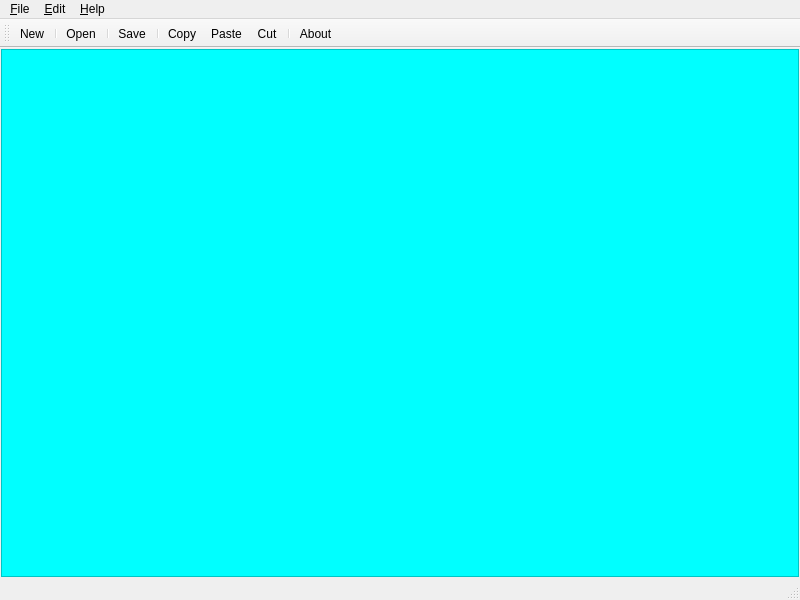
<?xml version="1.0" encoding="UTF-8"?>
<ui version="4.0">
 <class>MainWindow</class>
 <widget class="QMainWindow" name="MainWindow">
  <property name="geometry">
   <rect>
    <x>0</x>
    <y>0</y>
    <width>800</width>
    <height>600</height>
   </rect>
  </property>
  <property name="windowTitle">
   <string>MainWindow</string>
  </property>
  <widget class="QWidget" name="centralwidget">
   <layout class="QHBoxLayout" name="horizontalLayout">
    <property name="leftMargin">
     <number>1</number>
    </property>
    <property name="topMargin">
     <number>1</number>
    </property>
    <property name="rightMargin">
     <number>1</number>
    </property>
    <property name="bottomMargin">
     <number>1</number>
    </property>
    <item>
     <widget class="QTextEdit" name="textEdit">
      <property name="styleSheet">
       <string notr="true">
background-color: rgb(0, 255, 255);
alternate-background-color: qlineargradient(spread:pad, x1:0, y1:0, x2:1, y2:0, stop:0 rgba(0, 0, 0, 255), stop:1 rgba(255, 255, 255, 255));</string>
      </property>
     </widget>
    </item>
   </layout>
  </widget>
  <widget class="QMenuBar" name="menubar">
   <property name="geometry">
    <rect>
     <x>0</x>
     <y>0</y>
     <width>800</width>
     <height>21</height>
    </rect>
   </property>
   <widget class="QMenu" name="menuFile">
    <property name="title">
     <string>&amp;File</string>
    </property>
    <widget class="QMenu" name="menuOpen_Recent">
     <property name="title">
      <string>Open &amp;Recent</string>
     </property>
     <addaction name="actionOpen_All"/>
    </widget>
    <addaction name="action_New"/>
    <addaction name="separator"/>
    <addaction name="action_Open"/>
    <addaction name="menuOpen_Recent"/>
    <addaction name="separator"/>
    <addaction name="action_Save"/>
    <addaction name="separator"/>
    <addaction name="action_Exit"/>
   </widget>
   <widget class="QMenu" name="menu_Edit">
    <property name="title">
     <string>&amp;Edit</string>
    </property>
    <addaction name="action_Copy"/>
    <addaction name="action_Paste"/>
    <addaction name="action_Cut"/>
    <addaction name="separator"/>
    <addaction name="action_Find_and_Replace"/>
   </widget>
   <widget class="QMenu" name="menu_Help">
    <property name="title">
     <string>&amp;Help</string>
    </property>
    <addaction name="action_About"/>
   </widget>
   <addaction name="menuFile"/>
   <addaction name="menu_Edit"/>
   <addaction name="menu_Help"/>
  </widget>
  <widget class="QStatusBar" name="statusbar"/>
  <widget class="QToolBar" name="toolBar">
   <property name="windowTitle">
    <string>toolBar</string>
   </property>
   <attribute name="toolBarArea">
    <enum>TopToolBarArea</enum>
   </attribute>
   <attribute name="toolBarBreak">
    <bool>false</bool>
   </attribute>
   <addaction name="action_New"/>
   <addaction name="separator"/>
   <addaction name="action_Open"/>
   <addaction name="separator"/>
   <addaction name="action_Save"/>
   <addaction name="separator"/>
   <addaction name="action_Copy"/>
   <addaction name="action_Paste"/>
   <addaction name="action_Cut"/>
   <addaction name="separator"/>
   <addaction name="action_About"/>
  </widget>
  <action name="action_New">
   <property name="icon">
    <iconset>
     <normaloff>Resources/file-new.png</normaloff>Resources/file-new.png</iconset>
   </property>
   <property name="text">
    <string>&amp;New...</string>
   </property>
   <property name="toolTip">
    <string>Create a New Document</string>
   </property>
   <property name="shortcut">
    <string>Ctrl+N</string>
   </property>
  </action>
  <action name="action_Open">
   <property name="icon">
    <iconset>
     <normaloff>Resources/file-open.png</normaloff>Resources/file-open.png</iconset>
   </property>
   <property name="text">
    <string>&amp;Open...</string>
   </property>
   <property name="toolTip">
    <string>Open a Dcoument</string>
   </property>
   <property name="shortcut">
    <string>Ctrl+O</string>
   </property>
  </action>
  <action name="action_Save">
   <property name="icon">
    <iconset>
     <normaloff>Resources/file-save.png</normaloff>Resources/file-save.png</iconset>
   </property>
   <property name="text">
    <string>&amp;Save...</string>
   </property>
   <property name="toolTip">
    <string>Save the Cureent Document</string>
   </property>
   <property name="shortcut">
    <string>Ctrl+S</string>
   </property>
  </action>
  <action name="action_Exit">
   <property name="icon">
    <iconset>
     <normaloff>Resources/file-exit.png</normaloff>Resources/file-exit.png</iconset>
   </property>
   <property name="text">
    <string>&amp;Exit</string>
   </property>
  </action>
  <action name="action_Copy">
   <property name="icon">
    <iconset>
     <normaloff>Resources/edit-copy.png</normaloff>Resources/edit-copy.png</iconset>
   </property>
   <property name="text">
    <string>&amp;Copy</string>
   </property>
   <property name="toolTip">
    <string>Copy the Selection</string>
   </property>
   <property name="shortcut">
    <string>Ctrl+C</string>
   </property>
  </action>
  <action name="action_Paste">
   <property name="icon">
    <iconset>
     <normaloff>Resources/edit-paste.png</normaloff>Resources/edit-paste.png</iconset>
   </property>
   <property name="text">
    <string>&amp;Paste</string>
   </property>
   <property name="toolTip">
    <string>Paste the Clipboard</string>
   </property>
   <property name="shortcut">
    <string>Ctrl+V</string>
   </property>
  </action>
  <action name="action_Cut">
   <property name="icon">
    <iconset>
     <normaloff>Resources/edit-cut.png</normaloff>Resources/edit-cut.png</iconset>
   </property>
   <property name="text">
    <string>&amp;Cut</string>
   </property>
   <property name="toolTip">
    <string>Cut the Selection</string>
   </property>
   <property name="shortcut">
    <string>Ctrl+X</string>
   </property>
  </action>
  <action name="action_Find_and_Replace">
   <property name="text">
    <string>&amp;Find and Replace</string>
   </property>
  </action>
  <action name="actionOpen_All">
   <property name="text">
    <string>Open All</string>
   </property>
  </action>
  <action name="action_About">
   <property name="icon">
    <iconset>
     <normaloff>Resources/help-content.png</normaloff>Resources/help-content.png</iconset>
   </property>
   <property name="text">
    <string>&amp;About...</string>
   </property>
  </action>
 </widget>
 <resources>
  <include location="Test_Resources.qrc"/>
 </resources>
 <connections/>
</ui>
